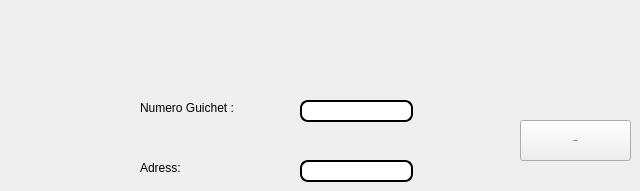
      <widget class="QWidget" name="tab_9">
       <attribute name="title">
        <string>Modifier</string>
       </attribute>
       <widget class="QLabel" name="label_44">
        <property name="geometry">
         <rect>
          <x>140</x>
          <y>100</y>
          <width>131</width>
          <height>16</height>
         </rect>
        </property>
        <property name="text">
         <string>Numero Guichet :</string>
        </property>
       </widget>
       <widget class="QLineEdit" name="modng">
        <property name="geometry">
         <rect>
          <x>300</x>
          <y>100</y>
          <width>113</width>
          <height>22</height>
         </rect>
        </property>
        <property name="styleSheet">
         <string notr="true">QLineEdit {
padding: 1px;
border-style: solid;
border: 2px solid gray;
border-radius: 8px;
background-color: rgb(255, 255, 255);
border:2px solid #000;
}</string>
        </property>
       </widget>
       <widget class="QPushButton" name="pushButton_34">
        <property name="geometry">
         <rect>
          <x>520</x>
          <y>120</y>
          <width>111</width>
          <height>41</height>
         </rect>
        </property>
        <property name="font">
         <font>
          <family>Source Code Pro</family>
          <pointsize>-1</pointsize>
          <weight>75</weight>
          <bold>true</bold>
         </font>
        </property>
        <property name="styleSheet">
         <string notr="true">QPushButton
{
    color: #b1b1b1;
    background-color: QLinearGradient( x1: 0, y1: 0, x2: 0, y2: 1, stop: 0 #565656, stop: 0.1 #525252, stop: 0.5 #4e4e4e, stop: 0.9 #4a4a4a, stop: 1 #464646);
    border-width: 1px;
    border-color: #1e1e1e;
    border-style: solid;
    border-radius: 6;
    padding: 3px;
    font-size: 12px;
    padding-left: 5px;
    padding-right: 5px;
}

QPushButton:pressed
{
    background-color: QLinearGradient( x1: 0, y1: 0, x2: 0, y2: 1, stop: 0 #2d2d2d, stop: 0.1 #2b2b2b, stop: 0.5 #292929, stop: 0.9 #282828, stop: 1 #252525);
}color: rgb(255, 255, 255);
background-color:  QLinearGradient(x1: 0, y1: 0, x2: 0, y2: 1, stop: 0#8D9AAE, stop: 1 #8D9AAE);
 border-radius: 10;</string>
        </property>
        <property name="text">
         <string>Modifier</string>
        </property>
       </widget>
       <widget class="QLineEdit" name="modadd">
        <property name="geometry">
         <rect>
          <x>300</x>
          <y>160</y>
          <width>113</width>
          <height>22</height>
         </rect>
        </property>
        <property name="styleSheet">
         <string notr="true">QLineEdit {
padding: 1px;
border-style: solid;
border: 2px solid gray;
border-radius: 8px;
background-color: rgb(255, 255, 255);
border:2px solid #000;
}</string>
        </property>
       </widget>
       <widget class="QLabel" name="label_45">
        <property name="geometry">
         <rect>
          <x>140</x>
          <y>160</y>
          <width>91</width>
          <height>16</height>
         </rect>
        </property>
        <property name="text">
         <string>Adress:</string>
        </property>
       </widget>
      </widget>
